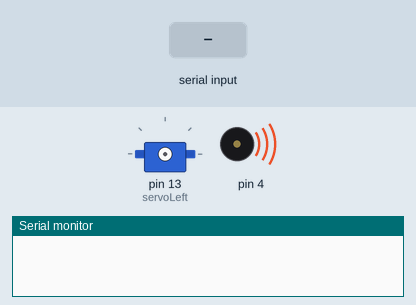
The sketch below on a simulated Arduino Uno, built with avr-gcc and run on an emulated ATmega328P. Shown: servo, buzzer (waves = sounding), the last lines printed to the serial monitor. Inputs (shaded band) come from the test bench.

Above: at 0.1 s.
At 2.2 s:
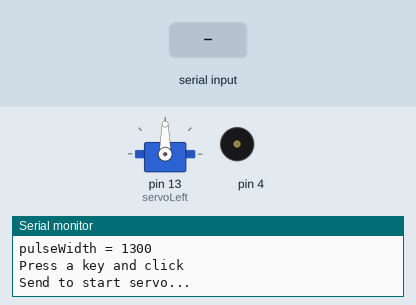
2.3 s: "1" received over Serial
At 3.2 s:
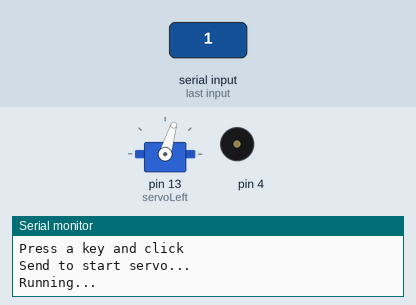
Timing chart, 0 to 9.8 s (numbered marks = the images above; inputs shaded):
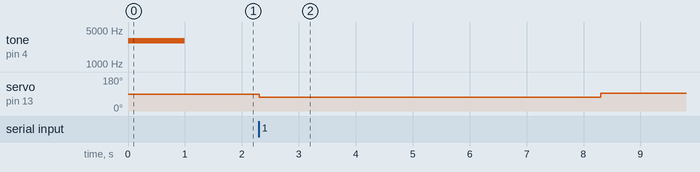

Measured:
- after the input at 2.3 s, servo on pin 13 (servoLeft): 90° → 73° at once, → 93° 6.0 s later

The sketch:

TestServoSpeed.ino
```cpp
/*
 Robotics with the BOE Shield – TestServoSpeed
 Send a character from the Serial Monitor to the Arduino to make it run the
 left servo for 6 seconds.  Starts with 1375 us pulses and increases by
 25 us with each repetition, up to 1625 us.  This sketch is useful for
 graphing speed vs. pulse width.
 */

#include <Servo.h>                           // Include servo library

Servo servoLeft;                             // Declare left servo signal
Servo servoRight;                            // Declare right servo signal

void setup()                                 // Built in initialization block
{
  tone(4, 3000, 1000);                       // Play tone for 1 second
  delay(1000);                               // Delay to finish tone

  Serial.begin(9600);                        // Set data rate to 9600 bps
  servoLeft.attach(13);                      // Attach left signal to P13
}

void loop()                                  // Main loop auto-repeats
{

  // Loop counts with pulseWidth from 1375 to 1625 in increments of 25.

  for(int pulseWidth=1300; pulseWidth <= 1700; pulseWidth += 20)
  {
    Serial.print("pulseWidth = ");           // Display pulseWidth value
    Serial.println(pulseWidth);
    Serial.println("Press a key and click"); // User prompt
    Serial.println("Send to start servo...");

    while(Serial.available() == 0);          // Wait for character
    Serial.read();                           // Clear character

    Serial.println("Running...");
    servoLeft.writeMicroseconds(pulseWidth); // Pin 13 servo speed = pulse
    delay(6000);                             // ..for 6 seconds
    servoLeft.writeMicroseconds(1500);       // Pin 13 servo speed = stop
  }
}
```
